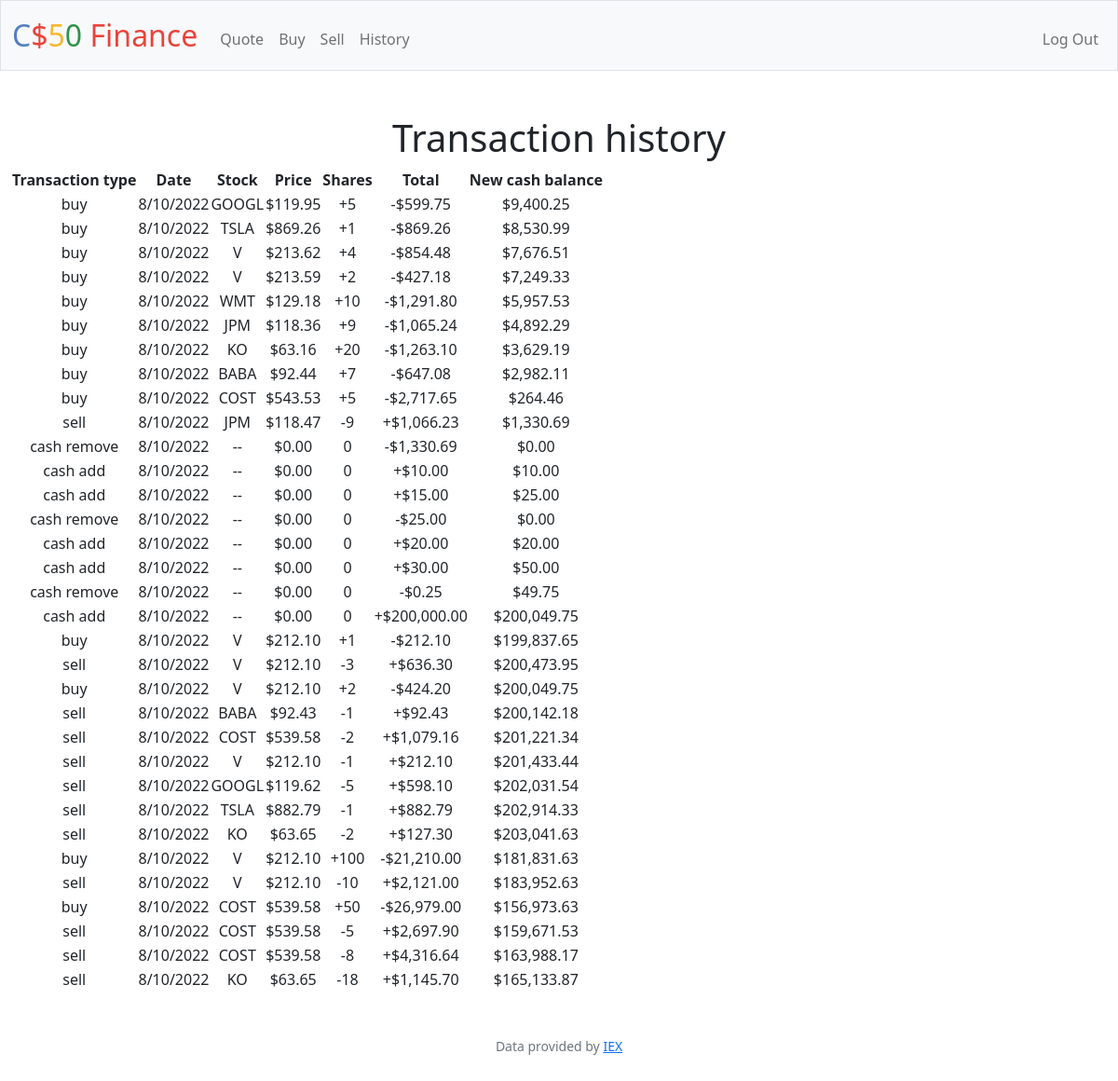
Screenshot of /history (signed in) with the database file from the repository.
### tables this page shows
CREATE TABLE "history"
(month INTEGER NOT NULL,
day INTEGER NOT NULL,
year INTEGER NOT NULL,
id INTEGER NOT NULL,
symbol TEXT,
price REAL, 
shares INTEGER, 
total REAL NOT NULL,
new_balance REAL NOT NULL,
type TEXT NOT NULL,
FOREIGN KEY(id) REFERENCES users(id));

### app.py (the view)
@app.route("/history")
@login_required
def history():
    transactions = []
    table = db.execute(
        "SELECT month, day, year, symbol, price, shares, total, new_balance, type FROM history WHERE id = ?", session["user_id"])
    for row in table:
        if not row["symbol"]:
            row["symbol"] = "--"
            row["price"] = 0
            row["shares"] = 0
        if row["type"] == "buy" or row["type"] == "cash remove":
            prefix = "-"
        else:
            prefix = "+"
        if row["type"] == "buy":
            plusshare = "+"
        else:
            plusshare = ""
        item = {
            "type": row["type"],
            "month": row["month"],
            "day": row["day"],
            "year": row["year"],
            "symbol": row["symbol"],
            "price": row["price"],
            "plus": plusshare,
            "shares": row["shares"],
            "prefix": prefix,
            "totalval": row["total"],
            "newbalance": row["new_balance"]
        }
        transactions.append(item)
    return render_template("history.html", transactions=transactions)

### app.py (called while the page is built)
@app.after_request
def after_request(response):
    response.headers["Cache-Control"] = "no-cache, no-store, must-revalidate"
    response.headers["Expires"] = 0
    response.headers["Pragma"] = "no-cache"
    return response

### helpers.py (called while the page is built)
def login_required(f):
    @wraps(f)
    def decorated_function(*args, **kwargs):
        if session.get("user_id") is None:
            return redirect("/login")
        return f(*args, **kwargs)
    return decorated_function

def usd(value):
    return f"${value:,.2f}"

### templates/history.html (shortened to what this page needs)
{% extends "layout.html" %}
{% block main %}
    <h1>Transaction history</h1>
    <table>
		<thead>
			<tr>
				<th>Transaction type</th>
				<th>Date</th>
                <th>Stock</th>
                <th>Price</th>
                <th>Shares</th>
                <th>Total</th>
                <th>New cash balance</th>
			</tr>
		</thead>
		<tbody>
			{% for item in transactions %}
				<tr>
					<td>{{ item["type"] }}</td>
					<td>{{ item["month"] }}/{{ item["day"] }}/{{ item["year"] }}</td>
                    <td>{{ item["symbol"] }}</td>
                    <td>{{ item["price"] | usd }}</td>
                    <td>{{ item["plus"] }}{{ item["shares"] }}</td>
                    <td>{{ item["prefix"] }}{{ item["totalval"] | usd }}</td>
                    <td>{{ item["newbalance"] | usd }}</td>
				</tr>
			{% endfor %}
		</tbody>
	</table>
{% endblock %}

### templates/layout.html (shortened to what this page needs)
<!DOCTYPE html>
<html lang="en">
    <head>
        <link href="https://cdn.jsdelivr.net/npm/bootstrap@5.1.3/dist/css/bootstrap.min.css" rel="stylesheet">
        <link href="/static/styles.css" rel="stylesheet">
    </head>
    <body>
        <nav class="bg-light border navbar navbar-expand-md navbar-light">
            <div class="container-fluid">
                <a class="navbar-brand" href="/"><span class="blue">C</span><span class="red">$</span><span class="yellow">5</span><span class="green">0</span> <span class="red">Finance</span></a>
                <div class="collapse navbar-collapse" id="navbar">
                    {% if session["user_id"] %}
                        <ul class="navbar-nav me-auto mt-2">
                            <li class="nav-item"><a class="nav-link" href="/quote">Quote</a></li>
                            <li class="nav-item"><a class="nav-link" href="/buy">Buy</a></li>
                            <li class="nav-item"><a class="nav-link" href="/sell">Sell</a></li>
                            <li class="nav-item"><a class="nav-link" href="/history">History</a></li>
                        </ul>
                        <ul class="navbar-nav ms-auto mt-2">
                            <li class="nav-item"><a class="nav-link" href="/logout">Log Out</a></li>
                        </ul>
                    {% else %}
                        <ul class="navbar-nav ms-auto mt-2">
                            <li class="nav-item"><a class="nav-link" href="/register">Register</a></li>
                            <li class="nav-item"><a class="nav-link" href="/login">Log In</a></li>
                        </ul>
                    {% endif %}
                </div>
            </div>
        </nav>
        <main class="container-fluid py-5 text-center">
            {% block main %}{% endblock %}
        </main>
        <footer class="mb-5 small text-center text-muted">
            Data provided by <a href="https://iexcloud.io/">IEX</a>
        </footer>
    </body>
</html>

### static/styles.css (style rules this page uses)
nav .navbar-brand { font-size: xx-large; }
nav .navbar-brand .blue { color: #537fbe; }
nav .navbar-brand .red { color: #ea433b; }
nav .navbar-brand .yellow { color: #f5b82e; }
nav .navbar-brand .green { color: #2e944b; }

### rows the page displays
history: type "buy", month "8", day "10", year "2022", symbol "GOOGL", price "$119.95", plus "+", shares "5", prefix "-", totalval "$599.75", newbalance "$9,400.25"
history: type "buy", month "8", day "10", year "2022", symbol "TSLA", price "$869.26", plus "+", shares "1", prefix "-", totalval "$869.26", newbalance "$8,530.99"
history: type "buy", month "8", day "10", year "2022", symbol "V", price "$213.62", plus "+", shares "4", prefix "-", totalval "$854.48", newbalance "$7,676.51"
history: type "buy", month "8", day "10", year "2022", symbol "V", price "$213.59", plus "+", shares "2", prefix "-", totalval "$427.18", newbalance "$7,249.33"
history: type "buy", month "8", day "10", year "2022", symbol "WMT", price "$129.18", plus "+", shares "10", prefix "-", totalval "$1,291.80", newbalance "$5,957.53"
history: type "buy", month "8", day "10", year "2022", symbol "JPM", price "$118.36", plus "+", shares "9", prefix "-", totalval "$1,065.24", newbalance "$4,892.29"
history: type "buy", month "8", day "10", year "2022", symbol "KO", price "$63.16", plus "+", shares "20", prefix "-", totalval "$1,263.10", newbalance "$3,629.19"
history: type "buy", month "8", day "10", year "2022", symbol "BABA", price "$92.44", plus "+", shares "7", prefix "-", totalval "$647.08", newbalance "$2,982.11"
history: type "buy", month "8", day "10", year "2022", symbol "COST", price "$543.53", plus "+", shares "5", prefix "-", totalval "$2,717.65", newbalance "$264.46"
history: type "sell", month "8", day "10", year "2022", symbol "JPM", price "$118.47", shares "-9", prefix "+", totalval "$1,066.23", newbalance "$1,330.69"
history: type "cash remove", month "8", day "10", year "2022", symbol "--", price "$0.00", shares "0", prefix "-", totalval "$1,330.69", newbalance "$0.00"
history: type "cash add", month "8", day "10", year "2022", symbol "--", price "$0.00", shares "0", prefix "+", totalval "$10.00", newbalance "$10.00"
history: type "cash add", month "8", day "10", year "2022", symbol "--", price "$0.00", shares "0", prefix "+", totalval "$15.00", newbalance "$25.00"
history: type "cash remove", month "8", day "10", year "2022", symbol "--", price "$0.00", shares "0", prefix "-", totalval "$25.00", newbalance "$0.00"
history: type "cash add", month "8", day "10", year "2022", symbol "--", price "$0.00", shares "0", prefix "+", totalval "$20.00", newbalance "$20.00"
history: type "cash add", month "8", day "10", year "2022", symbol "--", price "$0.00", shares "0", prefix "+", totalval "$30.00", newbalance "$50.00"
history: type "cash remove", month "8", day "10", year "2022", symbol "--", price "$0.00", shares "0", prefix "-", totalval "$0.25", newbalance "$49.75"
history: type "cash add", month "8", day "10", year "2022", symbol "--", price "$0.00", shares "0", prefix "+", totalval "$200,000.00", newbalance "$200,049.75"
history: type "buy", month "8", day "10", year "2022", symbol "V", price "$212.10", plus "+", shares "1", prefix "-", totalval "$212.10", newbalance "$199,837.65"
history: type "sell", month "8", day "10", year "2022", symbol "V", price "$212.10", shares "-3", prefix "+", totalval "$636.30", newbalance "$200,473.95"
history: type "buy", month "8", day "10", year "2022", symbol "V", price "$212.10", plus "+", shares "2", prefix "-", totalval "$424.20", newbalance "$200,049.75"
history: type "sell", month "8", day "10", year "2022", symbol "BABA", price "$92.43", shares "-1", prefix "+", totalval "$92.43", newbalance "$200,142.18"
history: type "sell", month "8", day "10", year "2022", symbol "COST", price "$539.58", shares "-2", prefix "+", totalval "$1,079.16", newbalance "$201,221.34"
history: type "sell", month "8", day "10", year "2022", symbol "V", price "$212.10", shares "-1", prefix "+", totalval "$212.10", newbalance "$201,433.44"
history: type "sell", month "8", day "10", year "2022", symbol "GOOGL", price "$119.62", shares "-5", prefix "+", totalval "$598.10", newbalance "$202,031.54"
history: type "sell", month "8", day "10", year "2022", symbol "TSLA", price "$882.79", shares "-1", prefix "+", totalval "$882.79", newbalance "$202,914.33"
history: type "sell", month "8", day "10", year "2022", symbol "KO", price "$63.65", shares "-2", prefix "+", totalval "$127.30", newbalance "$203,041.63"
history: type "buy", month "8", day "10", year "2022", symbol "V", price "$212.10", plus "+", shares "100", prefix "-", totalval "$21,210.00", newbalance "$181,831.63"
history: type "sell", month "8", day "10", year "2022", symbol "V", price "$212.10", shares "-10", prefix "+", totalval "$2,121.00", newbalance "$183,952.63"
history: type "buy", month "8", day "10", year "2022", symbol "COST", price "$539.58", plus "+", shares "50", prefix "-", totalval "$26,979.00", newbalance "$156,973.63"
history: type "sell", month "8", day "10", year "2022", symbol "COST", price "$539.58", shares "-5", prefix "+", totalval "$2,697.90", newbalance "$159,671.53"
history: type "sell", month "8", day "10", year "2022", symbol "COST", price "$539.58", shares "-8", prefix "+", totalval "$4,316.64", newbalance "$163,988.17"
history: type "sell", month "8", day "10", year "2022", symbol "KO", price "$63.65", shares "-18", prefix "+", totalval "$1,145.70", newbalance "$165,133.87"
